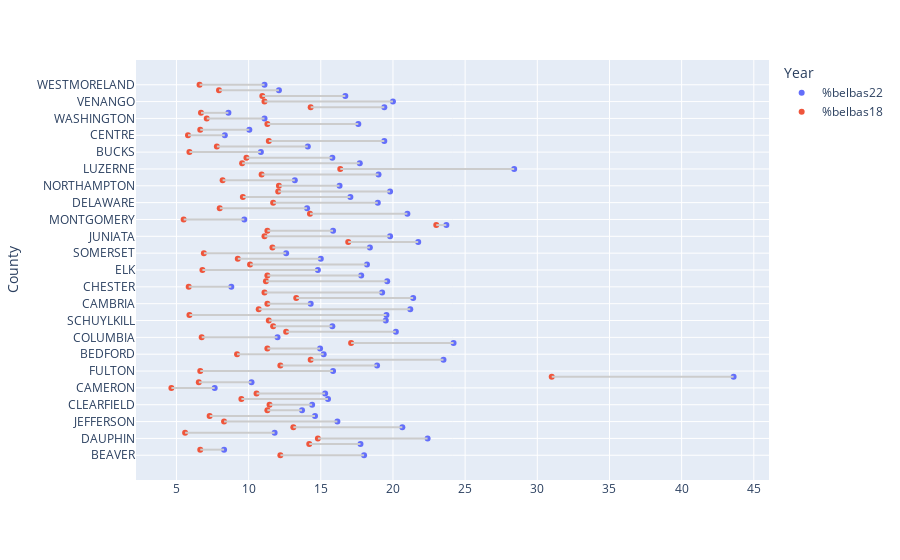

Here is the notebook cell this chart was saved with:
### Code cell
fig = px.scatter(joined, x=['%belbas22','%belbas18'], y='County', labels={'variable':'Year'})
fig.update_layout(title_text = "",
    xaxis_title = "",
    margin_l = 65)
for i in range(joined.shape[0]):
    fig.add_shape(
        type='line',
        x0=joined['%belbas22'].iloc[i], y0=joined['County'].iloc[i], 
        x1=joined['%belbas18'].iloc[i], y1=joined['County'].iloc[i],
        line_color="#cccccc"
    )
fig.show()

### Figure 1 — Plotly figure (JSON) as saved in the notebook; plotly's stock layout.template omitted (floating-point values rounded to 4 significant figures)
{"data": [{"hovertemplate": "Year=%belbas22<br>value=%{x}<br>County=%{y}<extra></extra>", "legendgroup": "%belbas22", "marker": {"color": "#636efa", "symbol": "circle"}, "mode": "markers", "name": "%belbas22", "orientation": "h", "showlegend": true, "type": "scatter", "x": [18, 8.3, 17.75, 22.4, 11.8, 20.65, 16.15, 14.6, 13.7, 14.4, 15.5, 15.3, 7.65, 10.2, 43.6, 15.85, 18.9, 23.5, 15.2, 14.95, 24.2, 12, 20.2, 15.8, 19.5, 19.55, 21.2, 14.3, 21.4, 19.25, 8.8, 19.6, 17.8, 14.8, 18.2, 15, 12.6, 18.4, 21.75, 19.8, 15.85, 23.7, 9.7, 21, 14.05, 18.95, 17.05, 19.8, 16.3, 13.2, 19, 28.4, 17.7, 15.8, 10.85, 14.1, 19.4, 8.35, 10.05, 17.6, 11.1, 8.6, 19.4, 20, 16.7, 12.1, 11.1], "xaxis": "x", "y": ["BEAVER", "FOREST", "TIOGA", "DAUPHIN", "WAYNE", "GREENE", "JEFFERSON", "SNYDER", "CLARION", "CLEARFIELD", "INDIANA", "PERRY", "CAMERON", "BUTLER", "PHILADELPHIA", "FULTON", "BRADFORD", "HUNTINGDON", "BEDFORD", "LAWRENCE", "CLINTON", "COLUMBIA", "BERKS", "MERCER", "SCHUYLKILL", "SULLIVAN", "NORTHUMBERLAND", "CAMBRIA", "LACKAWANNA", "WYOMING", "CHESTER", "MONROE", "YORK", "ELK", "CARBON", "BLAIR", "SOMERSET", "ERIE", "FAYETTE", "JUNIATA", "MCKEAN", "MIFFLIN", "MONTGOMERY", "WARREN", "MONTOUR", "DELAWARE", "ADAMS", "LEHIGH", "NORTHAMPTON", "CUMBERLAND", "FRANKLIN", "LUZERNE", "POTTER", "ALLEGHENY", "BUCKS", "LYCOMING", "LEBANON", "CENTRE", "PIKE", "SUSQUEHANNA", "WASHINGTON", "UNION", "CRAWFORD", "VENANGO", "LANCASTER", "ARMSTRONG", "WESTMORELAND"], "yaxis": "y"}, {"hovertemplate": "Year=%belbas18<br>value=%{x}<br>County=%{y}<extra></extra>", "legendgroup": "%belbas18", "marker": {"color": "#EF553B", "symbol": "circle"}, "mode": "markers", "name": "%belbas18", "orientation": "h", "showlegend": true, "type": "scatter", "x": [12.2, 6.65, 14.2, 14.8, 5.6, 13.1, 8.3, 7.3, 11.3, 11.45, 9.5, 10.55, 4.65, 6.55, 31, 6.65, 12.2, 14.3, 9.2, 11.3, 17.1, 6.75, 12.6, 11.7, 11.4, 5.9, 10.7, 11.3, 13.3, 11.1, 5.85, 11.2, 11.3, 6.8, 10.1, 9.25, 6.9, 11.65, 16.9, 11.1, 11.3, 23, 5.5, 14.25, 8, 11.7, 9.6, 12.05, 12.1, 8.2, 10.9, 16.35, 9.55, 9.85, 5.9, 7.8, 11.4, 5.8, 6.65, 11.3, 7.1, 6.7, 14.3, 11.1, 10.95, 7.95, 6.6], "xaxis": "x", "y": ["BEAVER", "FOREST", "TIOGA", "DAUPHIN", "WAYNE", "GREENE", "JEFFERSON", "SNYDER", "CLARION", "CLEARFIELD", "INDIANA", "PERRY", "CAMERON", "BUTLER", "PHILADELPHIA", "FULTON", "BRADFORD", "HUNTINGDON", "BEDFORD", "LAWRENCE", "CLINTON", "COLUMBIA", "BERKS", "MERCER", "SCHUYLKILL", "SULLIVAN", "NORTHUMBERLAND", "CAMBRIA", "LACKAWANNA", "WYOMING", "CHESTER", "MONROE", "YORK", "ELK", "CARBON", "BLAIR", "SOMERSET", "ERIE", "FAYETTE", "JUNIATA", "MCKEAN", "MIFFLIN", "MONTGOMERY", "WARREN", "MONTOUR", "DELAWARE", "ADAMS", "LEHIGH", "NORTHAMPTON", "CUMBERLAND", "FRANKLIN", "LUZERNE", "POTTER", "ALLEGHENY", "BUCKS", "LYCOMING", "LEBANON", "CENTRE", "PIKE", "SUSQUEHANNA", "WASHINGTON", "UNION", "CRAWFORD", "VENANGO", "LANCASTER", "ARMSTRONG", "WESTMORELAND"], "yaxis": "y"}], "layout": {"legend": {"title": {"text": "Year"}, "tracegroupgap": 0}, "margin": {"l": 65, "t": 60}, "shapes": [{"line": {"color": "#cccccc"}, "type": "line", "x0": 18, "x1": 12.2, "y0": "BEAVER", "y1": "BEAVER"}, {"line": {"color": "#cccccc"}, "type": "line", "x0": 8.3, "x1": 6.65, "y0": "FOREST", "y1": "FOREST"}, {"line": {"color": "#cccccc"}, "type": "line", "x0": 17.75, "x1": 14.2, "y0": "TIOGA", "y1": "TIOGA"}, {"line": {"color": "#cccccc"}, "type": "line", "x0": 22.4, "x1": 14.8, "y0": "DAUPHIN", "y1": "DAUPHIN"}, {"line": {"color": "#cccccc"}, "type": "line", "x0": 11.8, "x1": 5.6, "y0": "WAYNE", "y1": "WAYNE"}, {"line": {"color": "#cccccc"}, "type": "line", "x0": 20.65, "x1": 13.1, "y0": "GREENE", "y1": "GREENE"}, {"line": {"color": "#cccccc"}, "type": "line", "x0": 16.15, "x1": 8.3, "y0": "JEFFERSON", "y1": "JEFFERSON"}, {"line": {"color": "#cccccc"}, "type": "line", "x0": 14.6, "x1": 7.3, "y0": "SNYDER", "y1": "SNYDER"}, {"line": {"color": "#cccccc"}, "type": "line", "x0": 13.7, "x1": 11.3, "y0": "CLARION", "y1": "CLARION"}, {"line": {"color": "#cccccc"}, "type": "line", "x0": 14.4, "x1": 11.45, "y0": "CLEARFIELD", "y1": "CLEARFIELD"}, {"line": {"color": "#cccccc"}, "type": "line", "x0": 15.5, "x1": 9.5, "y0": "INDIANA", "y1": "INDIANA"}, {"line": {"color": "#cccccc"}, "type": "line", "x0": 15.3, "x1": 10.55, "y0": "PERRY", "y1": "PERRY"}, {"line": {"color": "#cccccc"}, "type": "line", "x0": 7.65, "x1": 4.65, "y0": "CAMERON", "y1": "CAMERON"}, {"line": {"color": "#cccccc"}, "type": "line", "x0": 10.2, "x1": 6.55, "y0": "BUTLER", "y1": "BUTLER"}, {"line": {"color": "#cccccc"}, "type": "line", "x0": 43.6, "x1": 31, "y0": "PHILADELPHIA", "y1": "PHILADELPHIA"}, {"line": {"color": "#cccccc"}, "type": "line", "x0": 15.85, "x1": 6.65, "y0": "FULTON", "y1": "FULTON"}, {"line": {"color": "#cccccc"}, "type": "line", "x0": 18.9, "x1": 12.2, "y0": "BRADFORD", "y1": "BRADFORD"}, {"line": {"color": "#cccccc"}, "type": "line", "x0": 23.5, "x1": 14.3, "y0": "HUNTINGDON", "y1": "HUNTINGDON"}, {"line": {"color": "#cccccc"}, "type": "line", "x0": 15.2, "x1": 9.2, "y0": "BEDFORD", "y1": "BEDFORD"}, {"line": {"color": "#cccccc"}, "type": "line", "x0": 14.95, "x1": 11.3, "y0": "LAWRENCE", "y1": "LAWRENCE"}, {"line": {"color": "#cccccc"}, "type": "line", "x0": 24.2, "x1": 17.1, "y0": "CLINTON", "y1": "CLINTON"}, {"line": {"color": "#cccccc"}, "type": "line", "x0": 12, "x1": 6.75, "y0": "COLUMBIA", "y1": "COLUMBIA"}, {"line": {"color": "#cccccc"}, "type": "line", "x0": 20.2, "x1": 12.6, "y0": "BERKS", "y1": "BERKS"}, {"line": {"color": "#cccccc"}, "type": "line", "x0": 15.8, "x1": 11.7, "y0": "MERCER", "y1": "MERCER"}, {"line": {"color": "#cccccc"}, "type": "line", "x0": 19.5, "x1": 11.4, "y0": "SCHUYLKILL", "y1": "SCHUYLKILL"}, {"line": {"color": "#cccccc"}, "type": "line", "x0": 19.55, "x1": 5.9, "y0": "SULLIVAN", "y1": "SULLIVAN"}, {"line": {"color": "#cccccc"}, "type": "line", "x0": 21.2, "x1": 10.7, "y0": "NORTHUMBERLAND", "y1": "NORTHUMBERLAND"}, {"line": {"color": "#cccccc"}, "type": "line", "x0": 14.3, "x1": 11.3, "y0": "CAMBRIA", "y1": "CAMBRIA"}, {"line": {"color": "#cccccc"}, "type": "line", "x0": 21.4, "x1": 13.3, "y0": "LACKAWANNA", "y1": "LACKAWANNA"}, {"line": {"color": "#cccccc"}, "type": "line", "x0": 19.25, "x1": 11.1, "y0": "WYOMING", "y1": "WYOMING"}, {"line": {"color": "#cccccc"}, "type": "line", "x0": 8.8, "x1": 5.85, "y0": "CHESTER", "y1": "CHESTER"}, {"line": {"color": "#cccccc"}, "type": "line", "x0": 19.6, "x1": 11.2, "y0": "MONROE", "y1": "MONROE"}, {"line": {"color": "#cccccc"}, "type": "line", "x0": 17.8, "x1": 11.3, "y0": "YORK", "y1": "YORK"}, {"line": {"color": "#cccccc"}, "type": "line", "x0": 14.8, "x1": 6.8, "y0": "ELK", "y1": "ELK"}, {"line": {"color": "#cccccc"}, "type": "line", "x0": 18.2, "x1": 10.1, "y0": "CARBON", "y1": "CARBON"}, {"line": {"color": "#cccccc"}, "type": "line", "x0": 15, "x1": 9.25, "y0": "BLAIR", "y1": "BLAIR"}, {"line": {"color": "#cccccc"}, "type": "line", "x0": 12.6, "x1": 6.9, "y0": "SOMERSET", "y1": "SOMERSET"}, {"line": {"color": "#cccccc"}, "type": "line", "x0": 18.4, "x1": 11.65, "y0": "ERIE", "y1": "ERIE"}, {"line": {"color": "#cccccc"}, "type": "line", "x0": 21.75, "x1": 16.9, "y0": "FAYETTE", "y1": "FAYETTE"}, {"line": {"color": "#cccccc"}, "type": "line", "x0": 19.8, "x1": 11.1, "y0": "JUNIATA", "y1": "JUNIATA"}, {"line": {"color": "#cccccc"}, "type": "line", "x0": 15.85, "x1": 11.3, "y0": "MCKEAN", "y1": "MCKEAN"}, {"line": {"color": "#cccccc"}, "type": "line", "x0": 23.7, "x1": 23, "y0": "MIFFLIN", "y1": "MIFFLIN"}, {"line": {"color": "#cccccc"}, "type": "line", "x0": 9.7, "x1": 5.5, "y0": "MONTGOMERY", "y1": "MONTGOMERY"}, {"line": {"color": "#cccccc"}, "type": "line", "x0": 21, "x1": 14.25, "y0": "WARREN", "y1": "WARREN"}, {"line": {"color": "#cccccc"}, "type": "line", "x0": 14.05, "x1": 8, "y0": "MONTOUR", "y1": "MONTOUR"}, {"line": {"color": "#cccccc"}, "type": "line", "x0": 18.95, "x1": 11.7, "y0": "DELAWARE", "y1": "DELAWARE"}, {"line": {"color": "#cccccc"}, "type": "line", "x0": 17.05, "x1": 9.6, "y0": "ADAMS", "y1": "ADAMS"}, {"line": {"color": "#cccccc"}, "type": "line", "x0": 19.8, "x1": 12.05, "y0": "LEHIGH", "y1": "LEHIGH"}, {"line": {"color": "#cccccc"}, "type": "line", "x0": 16.3, "x1": 12.1, "y0": "NORTHAMPTON", "y1": "NORTHAMPTON"}, {"line": {"color": "#cccccc"}, "type": "line", "x0": 13.2, "x1": 8.2, "y0": "CUMBERLAND", "y1": "CUMBERLAND"}, {"line": {"color": "#cccccc"}, "type": "line", "x0": 19, "x1": 10.9, "y0": "FRANKLIN", "y1": "FRANKLIN"}, {"line": {"color": "#cccccc"}, "type": "line", "x0": 28.4, "x1": 16.35, "y0": "LUZERNE", "y1": "LUZERNE"}, {"line": {"color": "#cccccc"}, "type": "line", "x0": 17.7, "x1": 9.55, "y0": "POTTER", "y1": "POTTER"}, {"line": {"color": "#cccccc"}, "type": "line", "x0": 15.8, "x1": 9.85, "y0": "ALLEGHENY", "y1": "ALLEGHENY"}, {"line": {"color": "#cccccc"}, "type": "line", "x0": 10.85, "x1": 5.9, "y0": "BUCKS", "y1": "BUCKS"}, {"line": {"color": "#cccccc"}, "type": "line", "x0": 14.1, "x1": 7.8, "y0": "LYCOMING", "y1": "LYCOMING"}, {"line": {"color": "#cccccc"}, "type": "line", "x0": 19.4, "x1": 11.4, "y0": "LEBANON", "y1": "LEBANON"}, {"line": {"color": "#cccccc"}, "type": "line", "x0": 8.35, "x1": 5.8, "y0": "CENTRE", "y1": "CENTRE"}, {"line": {"color": "#cccccc"}, "type": "line", "x0": 10.05, "x1": 6.65, "y0": "PIKE", "y1": "PIKE"}, {"line": {"color": "#cccccc"}, "type": "line", "x0": 17.6, "x1": 11.3, "y0": "SUSQUEHANNA", "y1": "SUSQUEHANNA"}, {"line": {"color": "#cccccc"}, "type": "line", "x0": 11.1, "x1": 7.1, "y0": "WASHINGTON", "y1": "WASHINGTON"}, {"line": {"color": "#cccccc"}, "type": "line", "x0": 8.6, "x1": 6.7, "y0": "UNION", "y1": "UNION"}, {"line": {"color": "#cccccc"}, "type": "line", "x0": 19.4, "x1": 14.3, "y0": "CRAWFORD", "y1": "CRAWFORD"}, {"line": {"color": "#cccccc"}, "type": "line", "x0": 20, "x1": 11.1, "y0": "VENANGO", "y1": "VENANGO"}, {"line": {"color": "#cccccc"}, "type": "line", "x0": 16.7, "x1": 10.95, "y0": "LANCASTER", "y1": "LANCASTER"}, {"line": {"color": "#cccccc"}, "type": "line", "x0": 12.1, "x1": 7.95, "y0": "ARMSTRONG", "y1": "ARMSTRONG"}, {"line": {"color": "#cccccc"}, "type": "line", "x0": 11.1, "x1": 6.6, "y0": "WESTMORELAND", "y1": "WESTMORELAND"}], "title": {"text": ""}, "xaxis": {"anchor": "y", "domain": [0, 1], "title": {"text": ""}}, "yaxis": {"anchor": "x", "domain": [0, 1], "title": {"text": "County"}}}}
